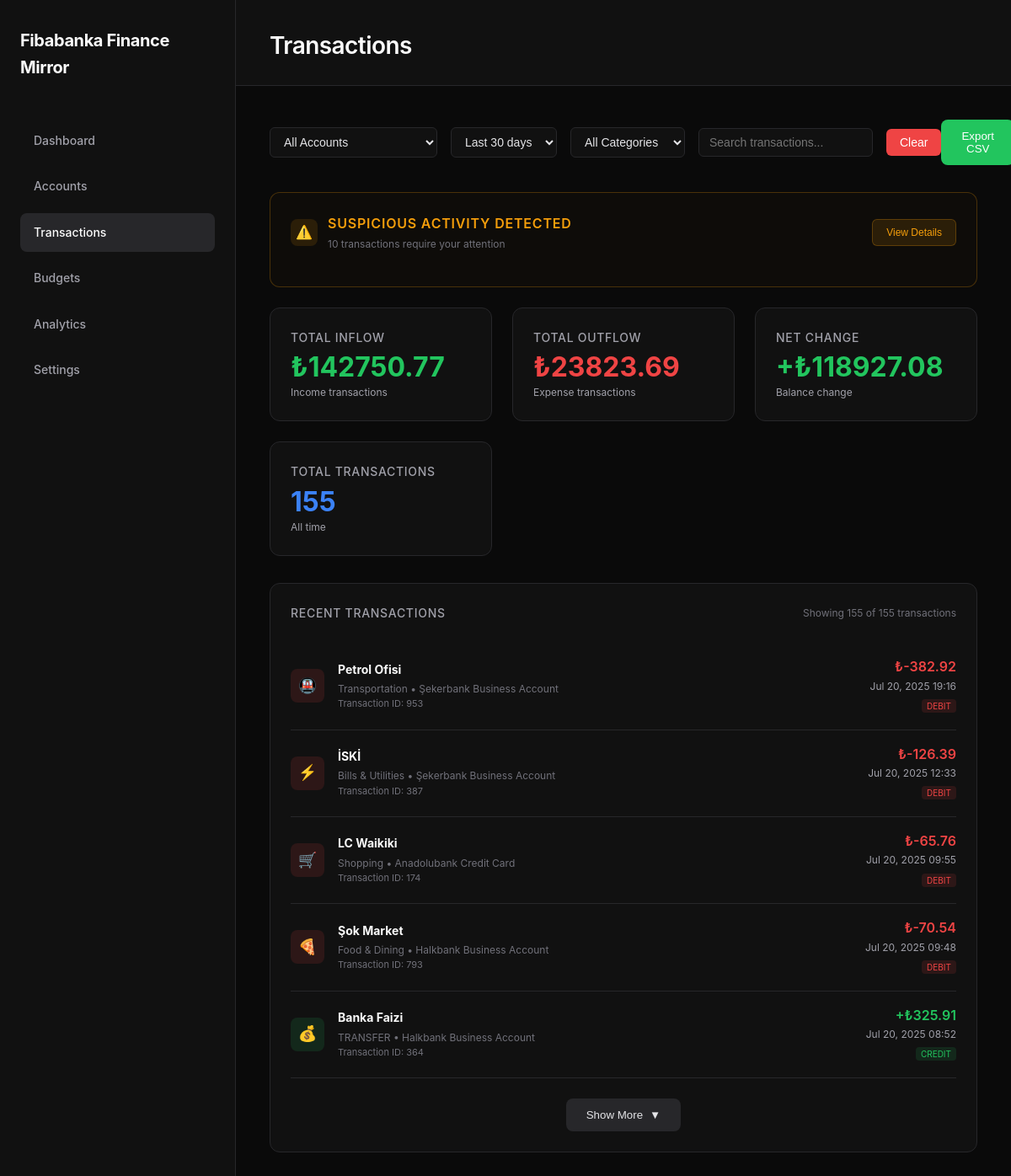
Screenshot of /transactions/ with the database file from the repository.
### finance/models.py (models this page shows, shortened)
class Transaction(models.Model):
    CATEGORIES = [
        ('FOOD_DINING', 'Food & Dining'),
        ('SHOPPING', 'Shopping'),
        ('TRANSPORTATION', 'Transportation'),
        ('BILLS_UTILITIES', 'Bills & Utilities'),
        ('ENTERTAINMENT', 'Entertainment'),
        ('SALARY', 'Salary'),
        ('TRANSFER', 'Transfer'),
        ('OTHER', 'Other'),
    ]
    CURRENCIES = [
        ('TRY', 'Turkish Lira'),
        ('USD', 'US Dollar'),
        ('EUR', 'Euro'),
        ('GBP', 'British Pound'),
    ]
    transaction_id = models.AutoField(primary_key=True)
    user = models.ForeignKey(User, on_delete=models.CASCADE, related_name='transactions')
    account = models.ForeignKey(Account, on_delete=models.CASCADE, related_name='transactions')
    date = models.DateTimeField()
    amount = models.DecimalField(max_digits=12, decimal_places=2)
    currency = models.CharField(max_length=3, choices=CURRENCIES, default='TRY')
    category = models.CharField(max_length=20, choices=CATEGORIES)
    description = models.CharField(max_length=200)
    merchant = models.CharField(max_length=100, blank=True)
    class Meta:
        ordering = ['-date']

class Account(models.Model):
    ACCOUNT_TYPES = [
        ('CHECKING', 'Checking Account'),
        ('SAVINGS', 'Savings Account'),
        ('BUSINESS', 'Business Account'),
        ('CREDIT', 'Credit Card'),
    ]
    CURRENCIES = [
        ('TRY', 'Turkish Lira'),
        ('USD', 'US Dollar'),
        ('EUR', 'Euro'),
        ('GBP', 'British Pound'),
    ]
    account_id = models.AutoField(primary_key=True)
    user = models.ForeignKey(User, on_delete=models.CASCADE, related_name='accounts')
    bank_name = models.CharField(max_length=100)
    account_type = models.CharField(max_length=20, choices=ACCOUNT_TYPES)
    iban = models.CharField(max_length=34, unique=True)
    currency = models.CharField(max_length=3, choices=CURRENCIES, default='TRY')
    balance = models.DecimalField(max_digits=15, decimal_places=2, default=0.00)
    created_at = models.DateTimeField(auto_now_add=True)

### finance/views.py (the view, shortened to what this page needs)
# urls.py: path('transactions/', views.transactions, name='transactions'),
def transactions(request):
    if request.user.is_authenticated:
        user = request.user
    else:
        user = User.objects.filter(id=2).first()
        if not user:
            user = User.objects.first()
    if not user:
        return render(request, 'finance/transactions.html', {'transactions': []})
    transactions = Transaction.objects.filter(user=user)
    suspicious_transactions = Transaction.objects.filter(user=user, amount__lt=0).order_by('transaction_id')[:10]
    account_filter = request.GET.get('account')
    date_range = request.GET.get('date_range', '30')
    now = timezone.now()
    if date_range == '7':
        start_date = now - timedelta(days=7)
        transactions = transactions.filter(date__gte=start_date)
    elif date_range == '30':
        start_date = now - timedelta(days=30)
        transactions = transactions.filter(date__gte=start_date)
    elif date_range == '90':
        start_date = now - timedelta(days=90)
        transactions = transactions.filter(date__gte=start_date)
    elif date_range == 'this_month':
        start_date = now.replace(day=1, hour=0, minute=0, second=0, microsecond=0)
        transactions = transactions.filter(date__gte=start_date)
    category_filter = request.GET.get('category')
    if category_filter:
        transactions = transactions.filter(category=category_filter)
    search_query = request.GET.get('search')
    if search_query:
        transactions = transactions.filter(
            models.Q(merchant__icontains=search_query) |
            models.Q(description__icontains=search_query) |
            models.Q(transaction_id__icontains=search_query)
        )
    transactions = transactions.order_by('-date')
    total_inflow = transactions.filter(amount__gt=0).aggregate(Sum('amount'))['amount__sum'] or 0
    total_outflow = transactions.filter(amount__lt=0).aggregate(Sum('amount'))['amount__sum'] or 0
    net_change = total_inflow + total_outflow
    transaction_count = transactions.count()
    accounts = Account.objects.filter(user=user)
    print("Available accounts:")
    for acc in accounts:
        print(f"  PK: {acc.pk}, Bank: {acc.bank_name}")
    context = {
        'transactions': transactions,
        'accounts': accounts,
        'suspicious_transactions': suspicious_transactions,
        'total_inflow': float(total_inflow),
        'total_outflow': float(abs(total_outflow)),
        'net_change': float(net_change),
        'transaction_count': transaction_count,
    }
    return render(request, 'finance/transactions.html', context)

### finance/templates/finance/transactions.html (shortened to what this page needs)
{% extends 'base.html' %}
{% block page_title %}Transactions{% endblock %}
{% block content %}
<div style="display: flex; justify-content: space-between; align-items: center; margin-bottom: 32px;">
    <form method="GET" id="filterForm" style="display: flex; gap: 16px; align-items: center;">
        <select name="account" onchange="submitFilters()" style="
            background-color: #111111;
            border: 1px solid #27272a;
            color: #e4e4e7;
            padding: 8px 12px;
            border-radius: 6px;
            font-size: 14px;
        ">
            <option value="">All Accounts</option>
        </select>
        <select name="date_range" onchange="submitFilters()" style="
            background-color: #111111;
            border: 1px solid #27272a;
            color: #e4e4e7;
            padding: 8px 12px;
            border-radius: 6px;
            font-size: 14px;
        ">
            <option value="30" {% if request.GET.date_range == "30" or not request.GET.date_range %}selected{% endif %}>Last 30 days</option>
        </select>
        <select name="category" onchange="submitFilters()" style="
            background-color: #111111;
            border: 1px solid #27272a;
            color: #e4e4e7;
            padding: 8px 12px;
            border-radius: 6px;
            font-size: 14px;
        ">
            <option value="">All Categories</option>
        </select>
        <input type="text" name="search" value="{{ request.GET.search }}" placeholder="Search transactions..."
               onkeyup="delayedSubmit()" style="
            background-color: #111111;
            border: 1px solid #27272a;
            color: #e4e4e7;
            padding: 8px 12px;
            border-radius: 6px;
            font-size: 14px;
            min-width: 200px;
        ">
        {% if request.GET.account or request.GET.category or request.GET.search or request.GET.date_range != "30" %}
        <button type="button" onclick="clearFilters()" style="
            background-color: #ef4444;
            color: white;
            border: none;
            padding: 8px 16px;
            border-radius: 6px;
            font-size: 14px;
            cursor: pointer;
            transition: background-color 0.2s ease;
        " onmouseover="this.style.backgroundColor='#dc2626'" onmouseout="this.style.backgroundColor='#ef4444'">
            Clear
        </button>
        {% endif %}
    </form>
    <button onclick="exportCSV()" style="
        background-color: #22c55e;
        color: white;
        border: none;
        padding: 12px 24px;
        border-radius: 8px;
        font-weight: 500;
        cursor: pointer;
        transition: background-color 0.2s ease;
    " onmouseover="this.style.backgroundColor='#16a34a'" onmouseout="this.style.backgroundColor='#22c55e'">
        Export CSV
    </button>
</div>
<div class="card" style="border: 1px solid #f59e0b40; background-color: #f59e0b05; margin-bottom: 24px;">
    <div style="display: flex; align-items: center; gap: 12px; margin-bottom: 16px;">
        <div style="
            width: 32px;
            height: 32px;
            background-color: #f59e0b20;
            border-radius: 8px;
            display: flex;
            align-items: center;
            justify-content: center;
            font-size: 16px;
        ">⚠️</div>
        <div>
            <h3 style="color: #f59e0b; font-size: 16px; font-weight: 600; margin-bottom: 2px;">Suspicious Activity Detected</h3>
            <p style="color: #71717a; font-size: 12px; margin: 0;">{{ suspicious_transactions|length }} transactions require your attention</p>
        </div>
        <button onclick="toggleSuspiciousTransactions()" style="
            margin-left: auto;
            background-color: #f59e0b20;
            color: #f59e0b;
            border: 1px solid #f59e0b40;
            padding: 8px 16px;
            border-radius: 6px;
            font-size: 12px;
            cursor: pointer;
            transition: all 0.2s ease;
        " onmouseover="this.style.backgroundColor='#f59e0b30'" onmouseout="this.style.backgroundColor='#f59e0b20'">
            <span id="suspiciousToggleText">View Details</span>
        </button>
    </div>
</div>
<div class="grid" style="grid-template-columns: repeat(auto-fit, minmax(240px, 1fr)); margin-bottom: 32px;">
    <div class="card">
        <h3>Total Inflow</h3>
        <div class="metric-value metric-positive">₺{{ total_inflow|floatformat:2 }}</div>
        <p style="color: #a1a1aa; font-size: 12px; margin-top: 4px;">Income transactions</p>
    </div>
    <div class="card">
        <h3>Total Outflow</h3>
        <div class="metric-value metric-negative">₺{{ total_outflow|floatformat:2 }}</div>
        <p style="color: #a1a1aa; font-size: 12px; margin-top: 4px;">Expense transactions</p>
    </div>
    <div class="card">
        <h3>Net Change</h3>
        <div class="metric-value {% if net_change >= 0 %}metric-positive{% else %}metric-negative{% endif %}">
            {% if net_change >= 0 %}+{% endif %}₺{{ net_change|floatformat:2 }}
        </div>
        <p style="color: #a1a1aa; font-size: 12px; margin-top: 4px;">Balance change</p>
    </div>
    <div class="card">
        <h3>Total Transactions</h3>
        <div class="metric-value metric-neutral">{{ transaction_count }}</div>
        <p style="color: #a1a1aa; font-size: 12px; margin-top: 4px;">All time</p>
    </div>
</div>
<div class="card">
    <div style="display: flex; justify-content: space-between; align-items: center; margin-bottom: 24px;">
        <h3 class="section-title" style="margin-bottom: 0;">Recent Transactions</h3>
        <p style="color: #71717a; font-size: 12px;">Showing {{ transactions|length }} of {{ transaction_count }} transactions</p>
    </div>
    <div id="transactionsList">
        {% for transaction in transactions %}
        <div class="transaction-item" style="
            border-bottom: 1px solid #27272a;
            padding: 16px 0;
            display: flex;
            justify-content: space-between;
            align-items: center;
        " data-index="{{ forloop.counter }}">
            <div style="display: flex; align-items: center; gap: 16px;">
                <div style="
                    width: 40px;
                    height: 40px;
                    background-color: {% if transaction.amount >= 0 %}#22c55e20{% else %}#ef444420{% endif %};
                    border-radius: 8px;
                    display: flex;
                    align-items: center;
                    justify-content: center;
                    font-size: 18px;
                ">
                    {% if transaction.category == 'FOOD_DINING' %}🍕
                    {% elif transaction.category == 'SHOPPING' %}🛒
                    {% elif transaction.category == 'TRANSPORTATION' %}🚇
                    {% elif transaction.category == 'BILLS_UTILITIES' %}⚡
                    {% elif transaction.category == 'ENTERTAINMENT' %}🎬
                    {% elif transaction.amount >= 0 %}💰
                    {% else %}💳
                    {% endif %}
                </div>
                <div>
                    <h4 style="color: #fafafa; font-size: 14px; margin-bottom: 2px;">
                        {{ transaction.merchant|default:transaction.description }}
                    </h4>
                    <p style="color: #71717a; font-size: 12px;">
                        {% if transaction.category == 'FOOD_DINING' %}Food & Dining
                        {% elif transaction.category == 'SHOPPING' %}Shopping
                        {% elif transaction.category == 'TRANSPORTATION' %}Transportation
                        {% elif transaction.category == 'BILLS_UTILITIES' %}Bills & Utilities
                        {% elif transaction.category == 'ENTERTAINMENT' %}Entertainment
                        {% else %}{{ transaction.category }}
                        {% endif %}
                        • {{ transaction.account.bank_name }} {{ transaction.account.get_account_type_display }}
                    </p>
                    <p style="color: #71717a; font-size: 11px;">Transaction ID: {{ transaction.transaction_id }}</p>
                </div>
            </div>
            <div style="text-align: right;">
                <p style="color: {% if transaction.amount >= 0 %}#22c55e{% else %}#ef4444{% endif %}; font-size: 16px; font-weight: 600;">
                    {% if transaction.amount >= 0 %}+{% endif %}₺{{ transaction.amount|floatformat:2 }}
                </p>
                <p style="color: #a1a1aa; font-size: 12px;">{{ transaction.date|date:"M j, Y H:i" }}</p>
                <span style="
                    background-color: {% if transaction.amount >= 0 %}#22c55e20{% else %}#ef444420{% endif %};
                    color: {% if transaction.amount >= 0 %}#22c55e{% else %}#ef4444{% endif %};
                    padding: 2px 6px;
                    border-radius: 4px;
                    font-size: 10px;
                    text-transform: uppercase;
                ">{% if transaction.amount >= 0 %}Credit{% else %}Debit{% endif %}</span>
            </div>
        </div>
        {% empty %}
        <div style="text-align: center; padding: 40px; color: #71717a;">
            <p>No transactions found</p>
        </div>
        {% endfor %}
    </div>
    {% if transactions|length > 5 %}
    <div style="text-align: center; margin-top: 24px;">
        <button id="toggleTransactions" onclick="toggleTransactionsList()" style="
            background-color: #27272a;
            color: #e4e4e7;
            border: none;
            padding: 12px 24px;
            border-radius: 8px;
            font-weight: 500;
            cursor: pointer;
            transition: all 0.2s ease;
            display: flex;
            align-items: center;
            gap: 8px;
            margin: 0 auto;
        " onmouseover="this.style.backgroundColor='#3f3f46'" onmouseout="this.style.backgroundColor='#27272a'">
            <span id="toggleText">Show More</span>
            <span id="toggleIcon" style="transition: transform 0.2s ease;">▼</span>
        </button>
    </div>
    {% endif %}
</div>
{% endblock %}

### finance/templates/base.html (style rules this page uses)
* { margin: 0; padding: 0; box-sizing: border-box; }
body { font-family: 'Inter', -apple-system, BlinkMacSystemFont, 'Segoe UI', sans-serif; background-color: #0a0a0a; color: #e4e4e7; line-height: 1.6; }
.card { background-color: #111111; border: 1px solid #27272a; border-radius: 12px; padding: 24px; transition: all 0.2s ease; }
.card h3 { font-size: 14px; font-weight: 500; color: #a1a1aa; margin-bottom: 8px; text-transform: uppercase; letter-spacing: 0.05em; }
.metric-value { font-size: 32px; font-weight: 700; line-height: 1; margin-top: 4px; }
.metric-positive { color: #22c55e; }
.metric-negative { color: #ef4444; }
.metric-neutral { color: #3b82f6; }
.grid { display: grid; grid-template-columns: repeat(auto-fit, minmax(280px, 1fr)); gap: 24px; margin-bottom: 32px; }
.section-title { font-size: 18px; font-weight: 600; color: #fafafa; margin-bottom: 16px; }

### rows the page displays
Transaction: category "Transportation", shows "DEBIT"
Transaction: category "Bills & Utilities", shows "DEBIT"
Transaction: category "Shopping", shows "DEBIT"
Transaction: category "Food & Dining", shows "DEBIT"
Transaction: shows "CREDIT"

### other values shown
{{ suspicious_transactions|length }} "10"
{{ total_inflow|floatformat:2 }} "142750.77"
{{ total_outflow|floatformat:2 }} "23823.69"
{{ net_change|floatformat:2 }} "118927.08"
{{ transaction_count }} "155"
{{ transactions|length }} "155"
